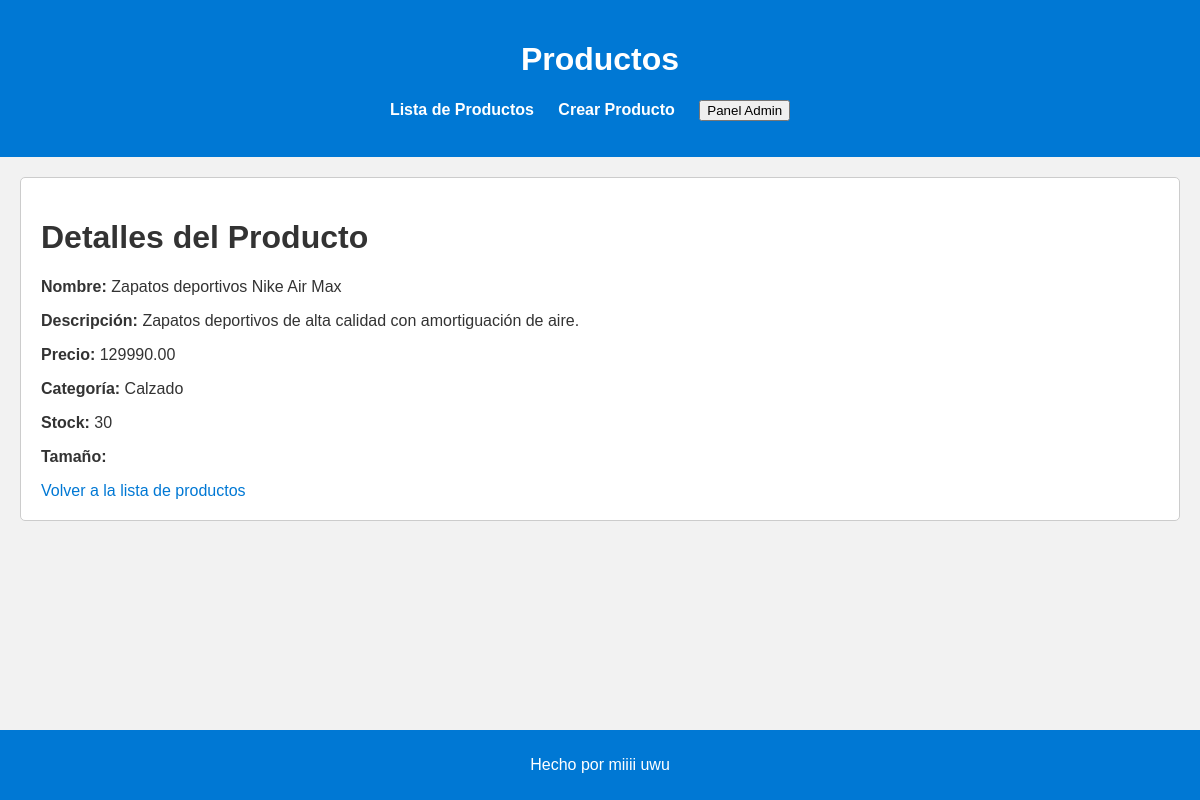
Page /mostrar_producto/5/ on the committed database.
### miApp/models.py (models this page shows)
class Producto(models.Model):
    nombre = models.CharField(max_length=100)
    descripcion = models.TextField()
    precio = models.DecimalField(max_digits=10, decimal_places=2)
    categoria = models.CharField(max_length=50)
    stock = models.PositiveIntegerField()
    tamaño = models.CharField(max_length=20)

### miApp/views.py (the view)
# urls.py: path('mostrar_producto/<int:pk>/', views.mostrar_producto, name='mostrar_producto'),
def mostrar_producto(request, pk):
    producto = Producto.objects.get(pk=pk)
    return render(request, 'miApp/mostrar_producto.html', {'producto': producto})

### miApp/templates/miApp/mostrar_producto.html
{% extends "miApp/index.html" %}
{% load static %}
{% block content %}
  <link rel="stylesheet" type="text.css" href="{% static 'css/mi_estilo.css' %}">
  <h1>Detalles del Producto</h1>
  <p><strong>Nombre:</strong> {{ producto.nombre }}</p>
  <p><strong>Descripción:</strong> {{ producto.descripcion }}</p>
  <p><strong>Precio:</strong> {{ producto.precio }}</p>
  <p><strong>Categoría:</strong> {{ producto.categoria }}</p>
  <p><strong>Stock:</strong> {{ producto.stock }}</p>
  <p><strong>Tamaño:</strong> {{ producto.tamano }}</p>
  <a href="{% url 'miApp:lista_productos' %}">Volver a la lista de productos</a>
{% endblock %}

### miApp/static/css/mi_estilo.css (style rules this page uses)
body { font-family: Arial, sans-serif; background-color: #f2f2f2; color: #333; margin: 0; padding: 0; }
a { color: #0078d4; text-decoration: none; }

### rows in the picture
Producto: nombre "Zapatos deportivos Nike Air Max", descripcion "Zapatos deportivos de alta calidad con amortiguación de aire.", precio "129990.00", categoria "Calzado", stock "30"
